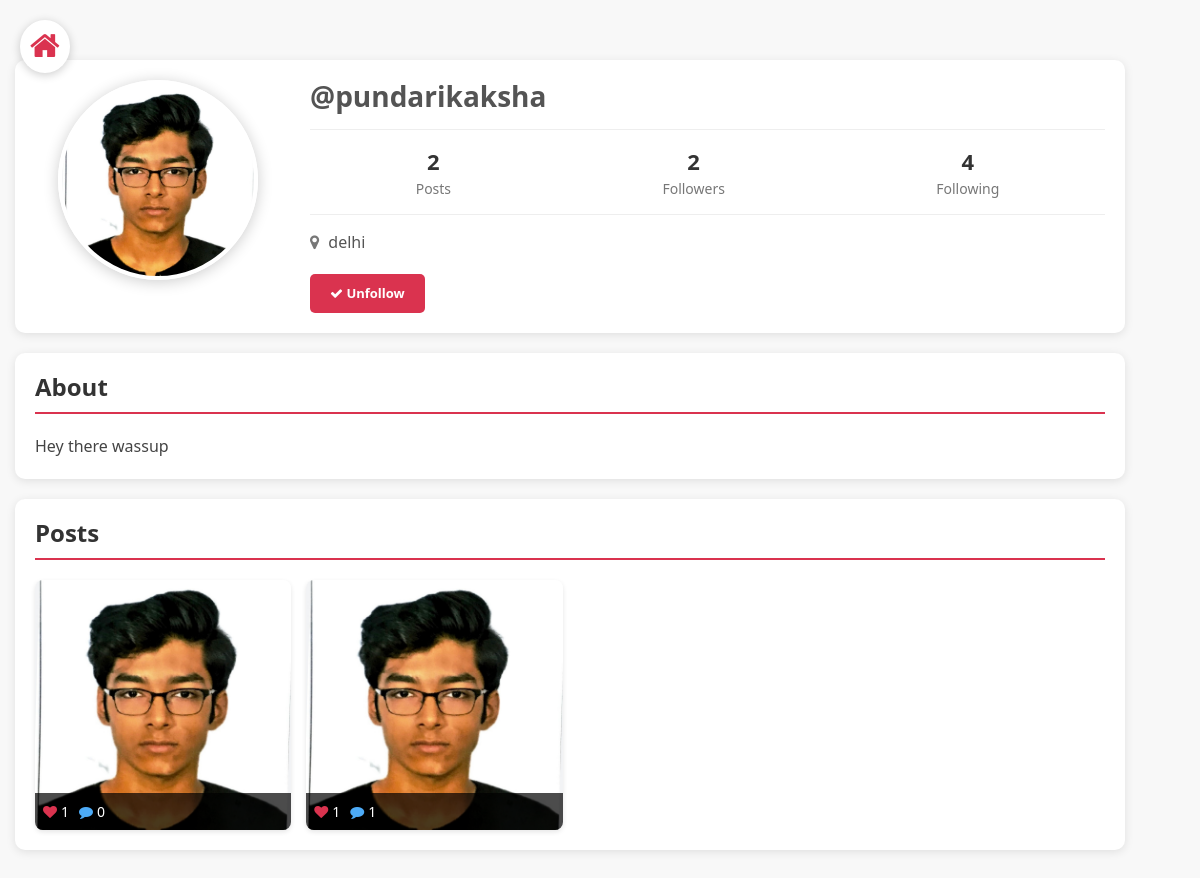
The app's page /profile/pundarikaksha (signed in) with its own data.
### core/models.py (models this page shows, shortened)
class Profile(models.Model):
    user = models.ForeignKey(User, on_delete=models.CASCADE)
    id_user = models.IntegerField()
    bio = models.TextField(blank=True)
    profileimg = models.ImageField(upload_to='profile_images', default='blank-profile-picture.png')
    location = models.CharField(max_length=100, blank=True)

class Post(models.Model):
    id = models.UUIDField(primary_key=True, default=uuid.uuid4, editable=False)
    user = models.CharField(max_length=100)
    image = models.ImageField(upload_to='post_images')
    caption = models.TextField()
    created_at = models.DateTimeField(default=datetime.now)
    no_of_likes = models.IntegerField(default=0)
    @property
    def profile_image(self):
        from django.contrib.auth import get_user_model
        User = get_user_model()
        try:
            user_obj = User.objects.get(username=self.user)
            profile = user_obj.profile_set.first()
            if profile:
                return profile.profileimg.url
            else:
                return '/media/profile_images/blank-profile-picture.png'
        except User.DoesNotExist:
            return '/media/profile_images/blank-profile-picture.png'

### core/views.py (the view)
# urls.py: path('profile/<str:pk>', views.profile, name='profile'),
@login_required(login_url='signin')
def profile(request, pk):
    user_object = User.objects.get(username=pk)
    user_profile = Profile.objects.get(user=user_object)
    user_posts = Post.objects.filter(user=pk)
    user_post_length = len(user_posts)
    follower = request.user.username
    user = pk
    if FollowersCount.objects.filter(follower=follower, user=user).first():
        button_text = 'Unfollow'
    else:
        button_text = 'Follow'
    user_followers = len(FollowersCount.objects.filter(user=pk))
    user_following = len(FollowersCount.objects.filter(follower=pk))
    context = {
        'user_object': user_object,
        'user_profile': user_profile,
        'user_posts': user_posts,
        'user_post_length': user_post_length,
        'button_text': button_text,
        'user_followers': user_followers,
        'user_following': user_following,
    }
    return render(request, 'profile.html', context)

### templates/profile.html (shortened to what this page needs)
{% load static %}
<!DOCTYPE html>
<html lang="en">
<head>
    <link rel="stylesheet" href="{% static 'css/main.min.css' %}">
    <link rel="stylesheet" href="{% static 'css/style.css' %}">
    <link rel="stylesheet" href="{% static 'css/color.css' %}">
    <link rel="stylesheet" href="{% static 'css/responsive.css' %}">
    <link rel="stylesheet" href="https://maxcdn.bootstrapcdn.com/font-awesome/4.4.0/css/font-awesome.min.css">
</head>
<body>
    <div class="theme-layout">
        <a href="/" class="home-btn">
            <i class="fa fa-home fa-2x" style="color:#da334f"></i>
        </a>
        <section class="container" style="padding-top: 60px;">
            <div class="profile-header">
                <div class="row">
                    <div class="col-lg-3 col-md-4 text-center">
                        <div class="profile-img-container">
                            <img src="{{user_profile.profileimg.url}}" class="profile-img" alt="Profile Image">
                        </div>
                    </div>
                    <div class="col-lg-9 col-md-8">
                        <h1 style="font-size: 28px; margin-bottom: 5px;">
                            <b>@{{user_profile.user.username}}</b>
                        </h1>
                        <div class="profile-stats">
                            <div class="stat-box">
                                <div class="stat-number">{{user_post_length}}</div>
                                <div class="stat-label">{% if user_post_length == 1 %}Post{% else %}Posts{% endif %}</div>
                            </div>
                            <div class="stat-box">
                                <div class="stat-number">{{user_followers}}</div>
                                <div class="stat-label">{% if user_followers == 1 %}Follower{% else %}Followers{% endif %}</div>
                            </div>
                            <div class="stat-box">
                                <div class="stat-number">{{user_following}}</div>
                                <div class="stat-label">Following</div>
                            </div>
                        </div>
                        {% if user_profile.location %}
                        <div style="margin-top: 10px;">
                            <i class="fa fa-map-marker" style="color: #777;"></i>
                            <span style="color: #555; margin-left: 5px;">{{user_profile.location}}</span>
                        </div>
                        {% endif %}
                        <div style="margin-top: 20px;">
                            <form action="/follow" method="POST" style="display: inline;">
                                {% if user_object.username == user.username %}
                                    <a href="/settings" class="action-btn">
                                        <i class="fa fa-cog"></i> Account Settings
                                    </a>
                                {% else %}
                                    <button type="submit" class="action-btn" style=`{% if button_text == 'Follow' %}background-color: #da334f;{% else %}background-color: #777;{% endif %}`>
                                        {% if button_text == 'Follow' %}
                                            <i class="fa fa-plus"></i>
                                        {% else %}
                                            <i class="fa fa-check"></i>
                                        {% endif %}
                                        {{button_text}}
                                    </button>
                                {% endif %}
                            </form>
                        </div>
                    </div>
                </div>
            </div>
        </section>
        <section class="container">
            <div class="bio-section">
                <h2 class="section-title">About</h2>
                <div style="line-height: 1.6; color: #444;">
                    {% if user_profile.bio %}
                        {{user_profile.bio}}
                    {% else %}
                        <p style="color: #999; font-style: italic;">No bio available</p>
                    {% endif %}
                </div>
            </div>
        </section>
        <section class="container" style="margin-bottom: 50px;">
            <div style="background-color: #fff; border-radius: 10px; padding: 20px; box-shadow: 0 2px 10px rgba(0,0,0,0.1);">
                <h2 class="section-title">Posts</h2>
                {% if user_posts %}
                    <div class="posts-grid">
                        {% for post in user_posts %}
                            <div class="post-item">
                                <img src="{{post.image.url}}" class="post-image" alt="Post Image" onclick="openModal('{{post.id}}')">
                                <div class="post-overlay">
                                    <div class="post-stats">
                                        <i class="fa fa-heart" style="color: #da334f;"></i>
                                        <span id="likes-count-grid-{{post.id}}">{{post.no_of_likes}}</span>
                                        <i class="fa fa-comment" style="color: #4dabf7;"></i>
                                        <span id="comments-count-grid-{{post.id}}">{{post.comments.count}}</span>
                                    </div>
                                </div>
                            </div>
                        {% endfor %}
                    </div>
                {% else %}
                    <div style="text-align: center; padding: 40px 0;">
                        <i class="fa fa-picture-o fa-4x" style="color: #ddd;"></i>
                        <p style="color: #999; margin-top: 10px;">No posts yet</p>
                    </div>
                {% endif %}
            </div>
        </section>
    </div>
</body>
</html>

### static/css/color.css (style rules this page uses)
#nprogress .bar, .timeline-info > ul li a::before, .add-btn > a, .activitiez > li::before, form button, .colla-apps > li a:hover, a.underline:before, .setting-row input:checked + label, .user-avatar:hover .edit-phto, .error-meta > a, .color-bg, .add-butn, .nav.nav-tabs.likes-btn > li a.active, a.dislike-btn, .drop > a:hover, .btn-view.btn-load-more:hover, .accordion .card h5 button[aria-expanded="true"], .chat-head, .f-page > figure em, .inbox-panel-head > ul > li > a, .nav-tabs--left .nav-link.active, .nav-tabs--left .nav-link.active:hover, footer .widget-title h4::before, #topcontrol, .sidebar .widget-title::before, .f-title::before, .g-post-classic > figure > i::after, .purify > a, .help-list > a:hover, .open-position::before, .info > a, .category-box:hover, .category-box.selected, a.main-btn, .section-heading::before, .getquot-baner, .more-branches > h4::before, .is-helpful > a, .cart-optionz > li > a:hover, .paginationz > li a:hover, .paginationz > li a.active, .shopping-cart, a.btn2:hover, .form-submit > input[type="submit"], button.submit-checkout, .delete-cart:hover, .proceed .button, .amount-area .update-cart, a.addnewforum, .apply-bttons > a { background: orange; }

### templates/profile.html (style rules this page uses)
body { font-family: 'Segoe UI', Tahoma, Geneva, Verdana, sans-serif; background-color: #f8f8f8; }
.section-title { font-size: 24px; font-weight: 600; color: #333; margin-bottom: 20px; padding-bottom: 10px; border-bottom: 2px solid #da334f; }
.profile-header { background-color: #fff; border-radius: 10px; box-shadow: 0 2px 10px rgba(0,0,0,0.1); padding: 20px; margin-bottom: 20px; }
.profile-stats { display: flex; justify-content: space-around; padding: 15px 0; border-top: 1px solid #eee; border-bottom: 1px solid #eee; margin: 15px 0; }
.stat-box { text-align: center; }
.stat-number { font-size: 22px; font-weight: bold; color: #333; }
.stat-label { font-size: 14px; color: #777; }
.bio-section { background-color: #fff; border-radius: 10px; padding: 20px; margin-bottom: 20px; box-shadow: 0 2px 10px rgba(0,0,0,0.1); }
.posts-grid { display: grid; grid-template-columns: repeat(auto-fill, minmax(250px, 1fr)); gap: 15px; }
.post-item { border-radius: 8px; overflow: hidden; box-shadow: 0 2px 5px rgba(0,0,0,0.1); transition: transform 0.3s ease; position: relative; }
.post-image { height: 250px; width: 100%; object-fit: cover; }
.post-overlay { position: absolute; bottom: 0; left: 0; right: 0; background-color: rgba(0, 0, 0, 0.7); color: white; padding: 8px; display: flex; justify-content: space-between; }
.post-stats { display: flex; align-items: center; font-size: 14px; }
.post-stats i { margin-right: 4px; }
.post-stats span { margin-right: 10px; }
.home-btn { position: fixed; top: 20px; left: 20px; z-index: 100; background-color: white; padding: 10px; border-radius: 50%; box-shadow: 0 2px 10px rgba(0,0,0,0.2); }
.action-btn { background-color: #da334f; color: white; border: none; padding: 10px 20px; border-radius: 5px; cursor: pointer; font-weight: bold; transition: background-color 0.3s ease; }
.profile-img-container { position: relative; width: 200px; height: 200px; margin: 0 auto; }
.profile-img { width: 100%; height: 100%; border-radius: 50%; object-fit: cover; border: 4px solid white; box-shadow: 0 2px 15px rgba(0,0,0,0.2); }

### records on screen
Profile: profileimg (picture), user.username "pundarikaksha", location "delhi", bio "Hey there wassup"
Post: image (picture), no_of_likes "1", comments.count "0"
Post: image (picture), no_of_likes "1", comments.count "1"

### other values on screen
{{ user_post_length }} "2"
{{ user_followers }} "2"
{{ user_following }} "4"
{{ button_text }} "Unfollow"
